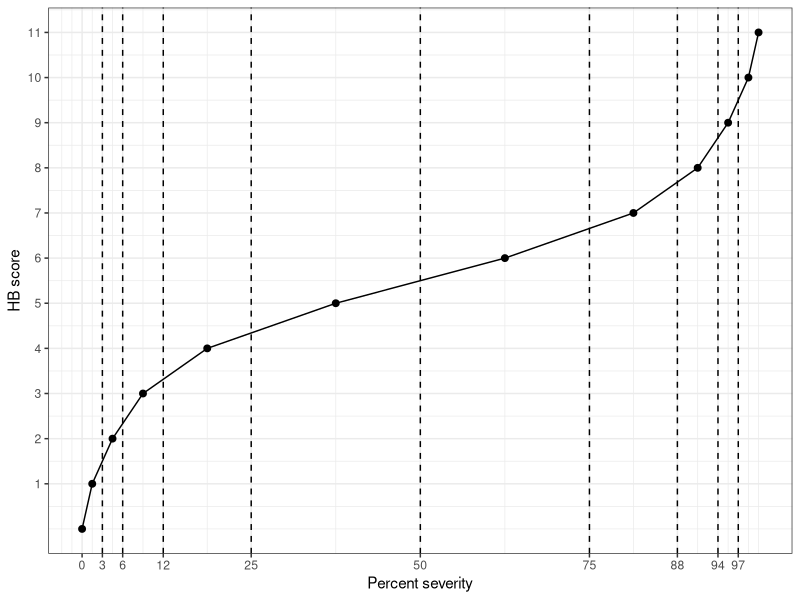
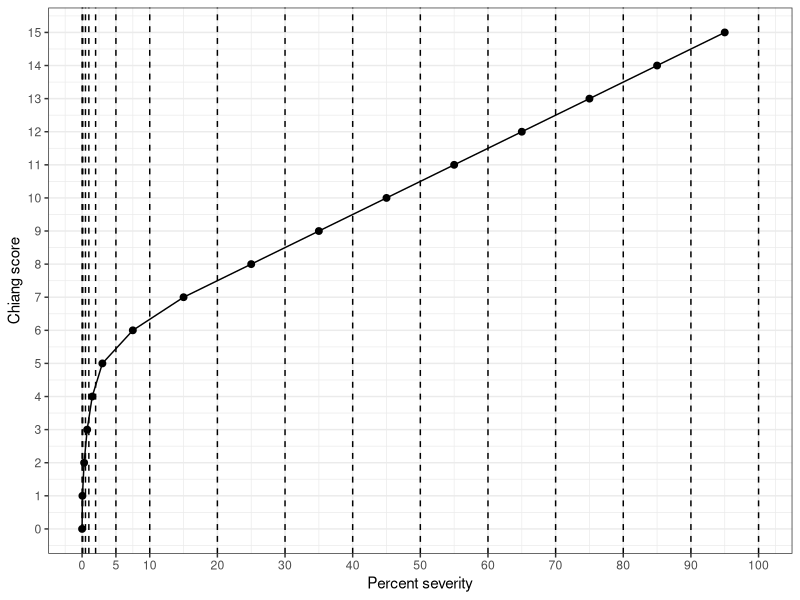

Recreate these plots in R, in order.
## ---- chunk 1
#| label: tbl-HB
#| tbl-cap: "The Horsfal-Barrat quantitative ordinal scale used as a tool for assessing plant disease severity "
HB <- tibble::tribble(
  ~ordinal, ~'range', ~midpoint,
  0,          '0',    0,   
  1,    '0+ to 3',  1.5,   
  2,    '3+ to 6',  4.5,   
  3,   '6+ to 12',  9.0,  
  4,  '12+ to 25', 18.5, 
  5,  '25+ to 50', 37.5, 
  6,  '50+ to 75', 62.5, 
  7,  '75+ to 88', 81.5, 
  8,  '88+ to 94', 91.0, 
  9,  '94+ to 97', 95.5, 
  10,'97+ to 100', 98.5,  
  11,      '100',   100 
  )
knitr::kable(HB, align = "c")
## ---- chunk 2
#| warning: false
#| message: false
#| label: fig-hb
#| fig-cap: "Ordinal scores of the Horsfal-Barrat scale"
library(tidyverse)
theme_set(theme_bw())
HB |> 
  ggplot(aes(midpoint, ordinal))+
  geom_point(size =2)+
  geom_line()+
  scale_x_continuous(breaks = c(0, 3, 6, 12, 25, 50, 75, 88, 94, 97))+
  scale_y_continuous(breaks = c(1:12))+
  geom_vline(aes(xintercept = 3), linetype = 2)+
  geom_vline(aes(xintercept = 6), linetype = 2)+
  geom_vline(aes(xintercept = 12), linetype = 2)+
  geom_vline(aes(xintercept = 25), linetype = 2)+
  geom_vline(aes(xintercept = 50), linetype = 2)+
  geom_vline(aes(xintercept = 75), linetype = 2)+
  geom_vline(aes(xintercept = 88), linetype = 2)+
  geom_vline(aes(xintercept = 94), linetype = 2)+
  geom_vline(aes(xintercept = 97), linetype = 2)+
  labs(x = "Percent severity", y = "HB score")
## ---- chunk 3
#| label: tbl-chiang
#| tbl-cap: "The Chiang quantitative ordinal scale used as a tool for assessing plant disease severity "
chiang <- tibble::tribble(
  ~ordinal, ~'range', ~midpoint,
  0,          '0',     0,   
  1,  '0+ to 0.1',  0.05,   
  2,'0.1+ to 0.5',   0.3,   
  3,  '0.5+ to 1',  0.75,  
  4,    '1+ to 2',   1.5, 
  5,    '2+ to 5',     3, 
  6,   '5+ to 10',   7.5, 
  7,  '10+ to 20',    15, 
  8,  '20+ to 30',    25, 
  9,  '30+ to 40',    35, 
  10, '40+ to 50',    45,  
  11, '50+ to 60',    55,
  12, '60+ to 70',    65,
  13, '70+ to 80',    75,
  14, '80+ to 90',    85,
  15,'90+ to 100',   95
  )
knitr::kable(chiang, align = "c")
## ---- chunk 4
#| warning: false
#| message: false
#| label: fig-chiagn
#| fig-cap: "Ordinal scores of the Chiang scale"
library(tidyverse)
theme_set(theme_bw())
chiang |> 
  ggplot(aes(midpoint, ordinal))+
  geom_point(size =2)+
  geom_line()+
  scale_y_continuous(breaks = c(0:15))+
  scale_x_continuous(breaks = c(0, 5, 10, 20, 30, 40, 50, 60, 70, 80, 90, 100))+
  geom_vline(aes(xintercept = 0), linetype = 2)+
  geom_vline(aes(xintercept = 0.1), linetype = 2)+
  geom_vline(aes(xintercept = 0.5), linetype = 2)+
  geom_vline(aes(xintercept = 1), linetype = 2)+
  geom_vline(aes(xintercept = 2), linetype = 2)+
  geom_vline(aes(xintercept = 5), linetype = 2)+
  geom_vline(aes(xintercept = 10), linetype = 2)+
  geom_vline(aes(xintercept = 20), linetype = 2)+
  geom_vline(aes(xintercept = 30), linetype = 2)+
   geom_vline(aes(xintercept = 40), linetype = 2)+
   geom_vline(aes(xintercept = 50), linetype = 2)+
   geom_vline(aes(xintercept = 60), linetype = 2)+
   geom_vline(aes(xintercept = 70), linetype = 2)+
   geom_vline(aes(xintercept = 80), linetype = 2)+
   geom_vline(aes(xintercept = 90), linetype = 2)+
   geom_vline(aes(xintercept = 100), linetype = 2)+
  labs(x = "Percent severity", y = "Chiang score")
  
  
## ---- chunk 5
DSI <- function(unit, class, max) {
df <- data.frame(unit, class)
tab <- aggregate(df$class, list(num=class), length)
tab$weight = tab$num * tab$x
(sum(as.numeric(tab$weight)))/(nrow(df)*max)*100
}
## ---- chunk 6
unit <- c(1:12)
class <- c(2,3,1,1,3,4,5,0,2,5,2,1)
ratings <- data.frame(unit, class)
ratings

## ---- chunk 7
DSI(ratings$unit, ratings$class, 6)

## ---- chunk 8
exp <- tibble::tribble(
  ~rep, ~`1`, ~`2`, ~`3`, ~`4`, ~`5`, ~`6`, ~`7`, ~`8`, ~`9`, ~`10`, ~`11`,~`12`,
  1, 2, 3, 1, 1, 3, 4, 5, 0, 2, 5, 2, 1,
  2, 3, 4, 4, 6, 5, 4, 4, 0, 2, 1, 1, 5,
  3, 5, 6, 6, 5, 4, 2, 0, 0, 0, 0, 2, 0,
  4, 5, 6, 0, 0, 0, 3, 3, 2, 1, 0, 2, 3, 
  5, 0, 0, 0, 0, 2, 3, 2, 5, 6, 2, 1, 0,
)
knitr::kable(exp)

## ---- chunk 9
res <- exp |> 
  pivot_longer(2:13, names_to = "unit", values_to = "class") |>
  group_by(rep) |> 
  summarise(DSI = DSI(unit, class, 6))
## ---- chunk 10
knitr::kable(res, align = "c")
